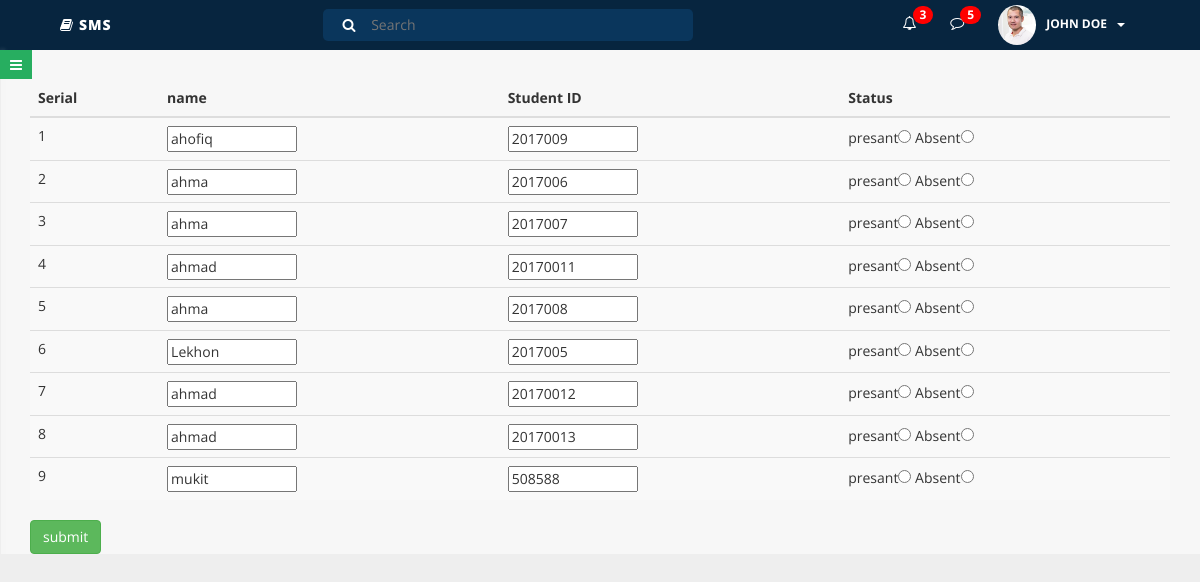
The page /attendence.php on the database its author committed.
### tables this page shows
CREATE TABLE `student` (
  `id` int(11) NOT NULL,
  `first_name` varchar(25) NOT NULL,
  `last_name` varchar(25) NOT NULL,
  `gender` varchar(20) NOT NULL,
  `birth` varchar(20) NOT NULL,
  `phone` varchar(20) NOT NULL,
  `email` varchar(25) NOT NULL,
  `religion` varchar(25) NOT NULL,
  `pic` varchar(100) NOT NULL,
  `father_name` varchar(25) NOT NULL,
  `mother_name` varchar(25) NOT NULL,
  `g_contract` varchar(25) NOT NULL,
  `g_email` varchar(25) NOT NULL,
  `address` varchar(200) NOT NULL,
  `class` varchar(25) NOT NULL,
  `section` varchar(25) NOT NULL,
  `student_id` varchar(25) NOT NULL,
  `last_school` varchar(50) NOT NULL
);

### attendence.php (the view, shortened to what this page needs)
<?php include('header.php'); ?>
<?php include('database.php'); ?>
		<div class="parent-wrapper" id="outer-wrapper">
			<div class="main-content" id="content-wrapper">
			<div class="container">
			  <table class="table table-striped">
			    <thead>
			      <tr>
			      	<th>Serial</th>
			        <th>name</th>
			        <th>Student ID</th>
			        <th>Status</th>
			      </tr>
			    </thead>
			    <tbody>
	<?php
		$sql = "SELECT * FROM student";
		$obj = mysqli_query($connection, $sql);
		$i=1;
		foreach ($obj as $key => $value) {
	?>
				<form method="post">
			      <tr>
			      	<td><?php echo $i++; ?></td>
			        <td><input type="text" name="first_name" value="<?php echo $value['first_name']; ?>"  ></td>
			       <td><input type="text" name="student_id" value="<?php echo $value['student_id']; ?>"  ></td>
			        <td>
				        presant<input type="radio" name="status[<?php echo $value['student_id']; ?>]" value="presant ">
				        Absent<input type="radio" name="status[<?php echo $value['student_id']; ?>]" value="Absent" >
			        </td>
			      </tr>
	<?php } ?>
			    </tbody>
			  </table>
			  <input class="btn btn-success" name="submit" type="submit" value="submit">
			</div>
				<div class="menu-togggle-btn">
					<a href="#menu-toggle" id="menu-toggle"><i class="fa fa-bars"></i></a>
				</div>
	<?php include('footer.php'); ?>

### header.php (shortened to what this page needs)
<!DOCTYPE html>
<html>
<head>
        <link href="assets/css/bootstrap.min.css" rel="stylesheet" media="screen">
		 <link href="assets/css/chartist.min.css" rel="stylesheet" media="screen">
		<link href="assets/css/owl.carousel.min.css" rel="stylesheet" media="screen">
		<link href="assets/css/owl.theme.default.min.css" rel="stylesheet" media="screen">
        <link href="assets/css/style.css" rel="stylesheet" media="screen">
      	<link href="https://maxcdn.bootstrapcdn.com/font-awesome/4.7.0/css/font-awesome.min.css" rel="stylesheet">
    <link href="assets/fonts/font-awesome/css/font-awesome.min.css" rel="stylesheet" media="screen">
    <link rel="stylesheet" type="text/css" href="assets/css/jquery-te-1.4.0.css">
    </head>
    <body>
		<div class="row dashboard-top-nav">
			<div class="col-sm-3 logo">
				<h5><i class="fa fa-book"></i>SMS</h5>
			</div>
			<div class="col-sm-4 top-search">
				<div class="search">
					<i class="fa fa-search"></i>
					<input type="text" placeholder="Search">
				</div>
			</div>
			<div class="col-sm-5 notification-area">
				<ul class="top-nav-list">
					<li class="notification dropdown">
						<a href="#" class="dropdown-toggle" data-toggle="dropdown">
							<i class="fa fa-bell-o"></i>
							<span class="badge nav-badge">3</span>
						</a>
					</li>
					<li class="message dropdown">
						<a href="#" class="dropdown-toggle" data-toggle="dropdown">
							<i class="fa fa-comment-o"></i>
							<span class="badge nav-badge">5</span>
						</a>
					</li>
					<li class="user dropdown">
						<a href="#" class="dropdown-toggle" data-toggle="dropdown">
							<span><img src="assets/img/parent/parent2.jpg" alt="user">JOHN DOE<span class="caret"></span></span>
						</a>
					</li>
				</ul>
			</div>
		</div>

### footer.php (shortened to what this page needs)
			</div>
		</div>
    </body>
</html>

### assets/css/style.css (style rules this page uses)
html, body { font-family: 'Open Sans', sans-serif; height: 100%; text-rendering: optimizeLegibility; -webkit-font-smoothing: antialiased; }
input[type=text] { width: 130px; -webkit-transition: width 0.4s ease-in-out; transition: width 0.4s ease-in-out; }
body { background: #eee !important; }
.row { margin: 0; }
.dashboard-top-nav { padding: 5px 45px; background: #07253F; color: #fff; }
.dashboard-top-nav .logo h5 { font-weight: 800; letter-spacing: 1px; margin: 13px 0 0; line-height: 1; }
.dashboard-top-nav .logo h5 i { margin-right: 5px; }
.dashboard-top-nav .notification-area .user img { height: 40px; border-radius: 50%; margin-right: 10px; }
.dashboard-top-nav .notification-area { text-align: right; }
.dashboard-top-nav .notification-area .user { font-size: 12px; font-weight: 700; }
.dashboard-top-nav .notification-area .user .caret { margin-left: 10px; }
.notification-area .top-nav-list { padding: 0; margin: 0; line-height: 1; list-style-type: none; }
.notification-area .top-nav-list>li { display: inline-block; position: relative; margin: 0 15px; }
.notification-area .top-nav-list>li a { text-decoration: none; color: #fff; }
.notification-area .top-nav-list .nav-badge { position: absolute; top: -10px; left: 10px; background: #ff0000; }
.top-search input { border: none; background: transparent; }
.top-search { padding: 5px 20px; border-radius: 5px; background: #0a365c; margin-top: 4px; }
.top-search i { margin-right: 10px; }
.parent-wrapper { padding-left: 0; -webkit-transition: all 0.5s ease; -moz-transition: all 0.5s ease; -o-transition: all 0.5s ease; transition: all 0.5s ease; }
.main-content { width: 100%; position: absolute; padding: 30px 0 0; background: #f7f7f7; }
.menu-togggle-btn { position: absolute; top: 5px; z-index: 10000; width: 50px }
.menu-togggle-btn a { color: #fff; padding: 5px 10px; background: #27AE60; }
@media (min-width:768px) { .parent-wrapper { padding-left: 0; position: relative; } }

### rows shown on the page
student: first_name "ahofiq", student_id "2017009"
student: first_name "ahma", student_id "2017006"
student: first_name "ahma", student_id "2017007"
student: first_name "ahmad", student_id "20170011"
student: first_name "ahma", student_id "2017008"
student: first_name "Lekhon", student_id "2017005"
student: first_name "ahmad", student_id "20170012"
student: first_name "ahmad", student_id "20170013"
student: first_name "mukit", student_id "508588"
